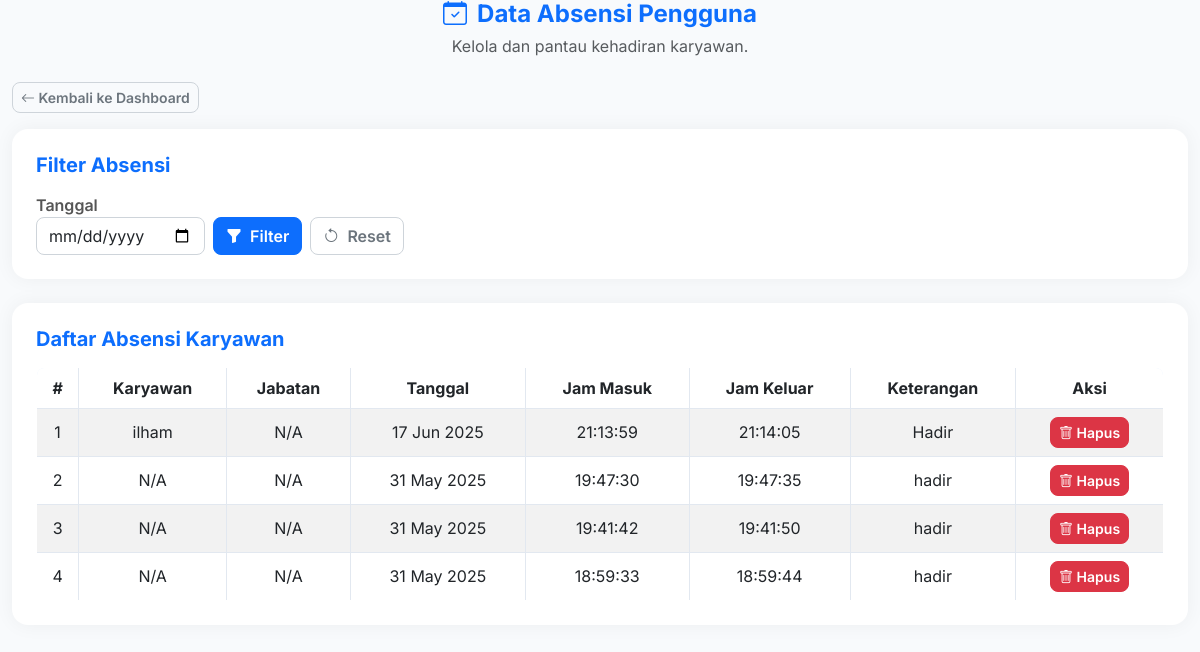
The page /admin/absensi.php (signed in) on the database as committed earlier.
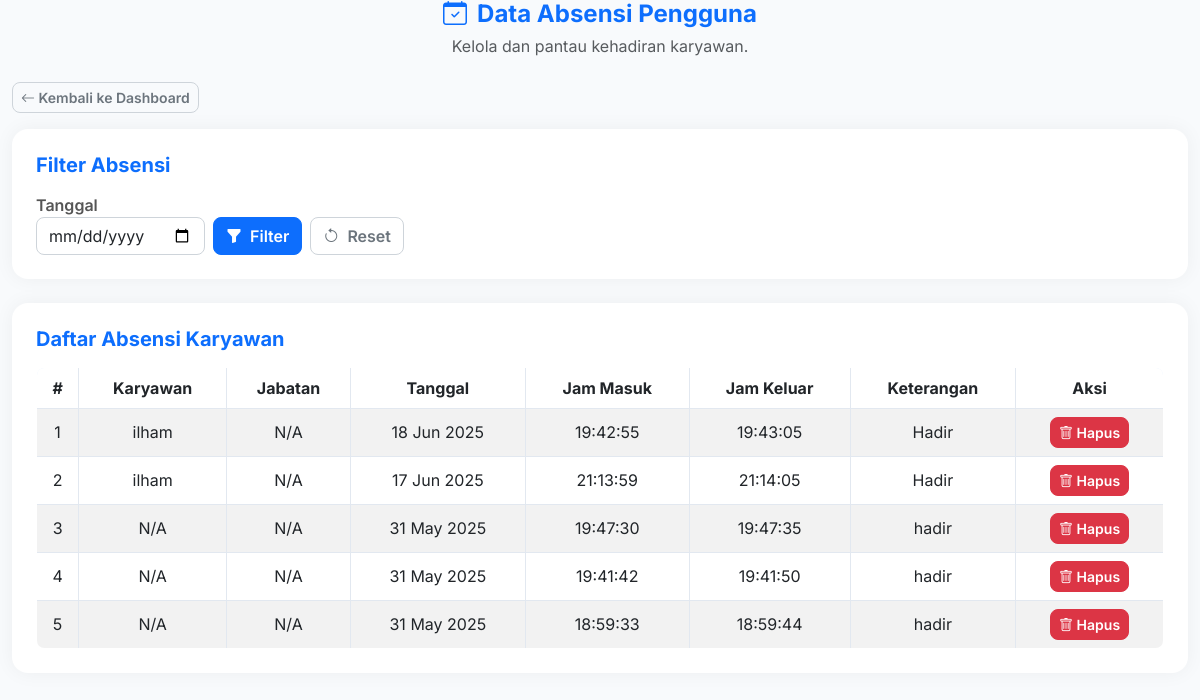
The same page on the database as committed later.
### tables this page shows
CREATE TABLE `absensi` (
  `id` int NOT NULL,
  `user_id` int NOT NULL,
  `tanggal` date NOT NULL,
  `jam_masuk` time DEFAULT NULL,
  `jam_keluar` time DEFAULT NULL,
  `keterangan` varchar(255) DEFAULT NULL,
  `created_at` timestamp NOT NULL DEFAULT CURRENT_TIMESTAMP
);

CREATE TABLE `user` (
  `id` int NOT NULL,
  `username` varchar(50) NOT NULL,
  `password` varchar(255) NOT NULL,
  `nama` varchar(100) NOT NULL,
  `role` enum('admin','user') NOT NULL DEFAULT 'user',
  `created_at` timestamp NOT NULL DEFAULT CURRENT_TIMESTAMP
);

### admin/absensi.php (the view, shortened to what this page needs)
<?php
require '../includes/config.php';
$tanggal_filter = isset($_GET['tanggal']) ? $_GET['tanggal'] : '';
$query = "
    SELECT
        absensi.*,
        user.nama AS nama_karyawan,
        user.jabatan AS jabatan_karyawan
    FROM
        absensi
    LEFT JOIN
        user ON absensi.user_id = user.id";
$query .= " ORDER BY absensi.tanggal DESC, absensi.jam_masuk DESC";
$stmt_select = $conn->prepare($query);
$stmt_select->execute();
$result_absensi = $stmt_select->get_result();
?>
<!DOCTYPE html>
<html lang="id">
<head>
    <link href="https://cdn.jsdelivr.net/npm/bootstrap@5.3.0/dist/css/bootstrap.min.css" rel="stylesheet">
    <link href="https://cdn.jsdelivr.net/npm/bootstrap-icons@1.10.5/font/bootstrap-icons.css" rel="stylesheet">
    <link href="../assets/style.css" rel="stylesheet">
</head>
<body>
<div class="container admin-wide">
    <div class="mb-4 page-header">
        <h4 class="text-primary"><i class="bi bi-calendar-check"></i> Data Absensi Pengguna</h4>
        <p class="text-muted">Kelola dan pantau kehadiran karyawan.</p>
    </div>
    <div class="mb-3">
        <a href="dashboard.php" class="btn btn-outline-secondary btn-sm">
            <i class="bi bi-arrow-left"></i> Kembali ke Dashboard
        </a>
    </div>
    <div class="card p-4 mb-4">
        <h5 class="card-title mb-3">Filter Absensi</h5>
        <form method="GET" class="row g-2 align-items-end">
            <div class="col-md-auto">
                <label for="tanggalFilter" class="form-label mb-0">Tanggal</label>
                <input type="date" name="tanggal" id="tanggalFilter" value="<?= htmlspecialchars($tanggal_filter) ?>" class="form-control">
            </div>
            <div class="col-md-auto d-flex gap-2">
                <button type="submit" class="btn btn-primary"><i class="bi bi-funnel-fill me-1"></i> Filter</button>
                <a href="absensi.php" class="btn btn-outline-secondary"><i class="bi bi-arrow-counterclockwise me-1"></i> Reset</a>
            </div>
        </form>
    </div>
    <div class="card p-4">
        <h5 class="card-title mb-3">Daftar Absensi Karyawan</h5>
        <div class="table-responsive">
            <table class="table table-bordered table-striped table-hover mb-0">
                <thead>
                    <tr>
                        <th>#</th>
                        <th>Karyawan</th>
                        <th>Jabatan</th>
                        <th>Tanggal</th>
                        <th>Jam Masuk</th>
                        <th>Jam Keluar</th>
                        <th>Keterangan</th>
                        <th>Aksi</th>
                    </tr>
                </thead>
                <tbody>
                    <?php if (mysqli_num_rows($result_absensi) > 0): ?>
                        <?php $no = 1; ?>
                        <?php while ($row = mysqli_fetch_assoc($result_absensi)): ?>
                            <tr>
                                <td><?= $no++ ?></td>
                                <td><?= htmlspecialchars($row['nama_karyawan'] ?? 'N/A') ?></td>
                                <td><?= htmlspecialchars($row['jabatan_karyawan'] ?? 'N/A') ?></td>
                                <td><?= date('d M Y', strtotime($row['tanggal'])) ?></td>
                                <td><?= htmlspecialchars($row['jam_masuk'] ?? '-') ?></td>
                                <td><?= htmlspecialchars($row['jam_keluar'] ?? '-') ?></td>
                                <td><?= htmlspecialchars($row['keterangan']) ?></td>
                                <td>
                                    <a href="absensi.php?hapus=<?= $row['id'] ?>" onclick="return confirm('Yakin hapus data ini?')" class="btn btn-sm btn-danger">
                                        <i class="bi bi-trash"></i> Hapus
                                    </a>
                                </td>
                            </tr>
                        <?php endwhile; ?>
                    <?php else: ?>
                        <tr>
                            <td colspan="8" class="text-center py-3">Tidak ada data absensi yang ditemukan.</td>
                        </tr>
                    <?php endif; ?>
                </tbody>
            </table>
        </div>
    </div>
</div>
</body>
</html>

Rows that differ between the two databases and show on the page:
added absensi: user.nama "ilham", user.jabatan "N/A", tanggal "18 Jun 2025", jam_masuk "19:42:55", jam_keluar "19:43:05", keterangan "Hadir"
